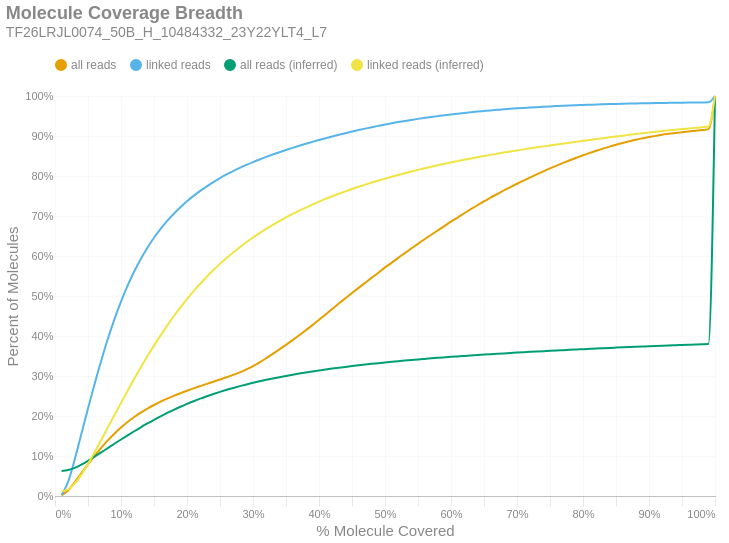

Notebook code for this chart:
### Markdown cell above
### Molecule Read Coverage
This chart shows molecule coverage breadth as computed by the number of bases aligned to that molecule. In other words, "*how much of each unique long molecule is actually sequenced/aligned?*" Keep in mind there is a distinction between sequences and alignments, since some sequences belonging to a particular molecule may not align well and wouldn't appear in the alignment data. This chart also shows molecule coverage breadth as computed by the *inferred fragment* from which the aligned sequences originate. Unlike read coverage, this calculation takes into account the total insert size, including unsequenced gaps between the forward and reverse reads. Like the previous figures, these are cumulative percents.

### Code cell
if SKIPLR:
    print_html(f"Skipped")
else:
    binned_df = consolidated_hist(valids['coverage_bp'], mask, 0.01, True)
    binned_df_inf = consolidated_hist(valids['coverage_inserts'], mask, 0.01, True)
    binned_df = binned_df.with_columns(pl.lit(binned_df_inf['all reads (cumsum)']).alias('all reads (inferred)'))
    binned_df = binned_df.with_columns(pl.lit(binned_df_inf['linked reads (cumsum)']).alias('linked reads (inferred)'))
    binned_df = binned_df.with_columns(
        (pl.col('bin').cast(pl.Float64) + 0.01).alias('right_edge')
    )

    with SafeRender(binned_df):
        (
            density_plot(binned_df, 'Molecule Coverage Breadth', samplename, 'molcov', ['all reads (inferred)','linked reads (inferred)'])
            .encode(
                #x=alt.X('bin:Q', title="% Molecule Covered").axis(format = '%').scale(padding=0),
                x=alt.X('right_edge:Q', title="% Molecule Covered").axis(format='%').scale(padding=0),
                y=alt.Y('value:Q', title='Percent of Molecules')
                    .axis(format='%')
                    .stack(False)
                    .scale(domainMin=0, padding=0),
                color=alt.Color("key:N").scale(domain = ["all reads", "linked reads", "all reads (inferred)", "linked reads (inferred)"]),
                tooltip = [
                    alt.Tooltip("key:N", title = "Data Type"),
                    alt.Tooltip("range_label:N", title="% Molecule Covered"),
                    alt.Tooltip("value:Q", format = ".2%", title="% Molecules")
                ]
            )
        ).display()

### Figure 1 — Vega-Lite specification as saved in the notebook (floating-point values rounded to 4 significant figures)
{"width": "container", "height": 400, "config": {"title": {"anchor": "start", "dy": -15, "fontSize": 18, "color": "#888888", "subtitleColor": "#888888", "subtitleFontSize": 14}, "arc": {"fill": "#0072B2"}, "axis": {"domainColor": "#888888", "domainWidth": 0.5, "gridWidth": 0.2, "grid": false, "titleFontWeight": 400, "titleFontSize": 15, "labelFontSize": 11, "labelColor": "#888888", "tickColor": "#888888", "tickWidth": 0.2, "titleColor": "#888888"}, "axisBand": {"grid": false}, "axisX": {"grid": true, "tickSize": 10, "domainCap": "round"}, "axisY": {"domain": false, "grid": true, "tickSize": 0, "domainCap": "round"}, "background": "transparent", "header": {"labelFontSize": 15, "labelColor": "#888888", "titleFontSize": 15, "titleFontWeight": 600, "titleColor": "#888888"}, "legend": {"labelFont": "sans-serif", "labelFontSize": 12, "labelColor": "#888888", "symbolSize": 100, "symbolType": "circle", "titleFontSize": 12, "titlePadding": 10, "titleColor": "#888888", "title": null, "orient": "top"}, "range": {"category": ["#E69F00", "#56B4E9", "#009E73", "#F0E442", "#0072B2", "#D55E00", "#CC79A7", "#000000"], "diverging": ["#cfe8f3", "#a2d4ec", "#73bfe2", "#46abdb", "#1696d2", "#12719e"]}, "area": {"fill": "#0072B2", "fillOpacity": 0.7, "line": true, "strokeOpacity": 0.7}, "line": {"color": "#0072B2", "stroke": "#0072B2", "strokeWidth": 2}, "trail": {"color": "#0072B2", "stroke": "#0072B2", "strokeWidth": 0, "size": 1}, "point": {"filled": true, "fillOpacity": 1.0, "size": 95}, "text": {"color": "#888888", "fontSize": 11, "align": "right", "fontWeight": 400, "size": 11}, "bar": {"fill": "#0072B2", "stroke": null}, "view": {"stroke": null, "continuousWidth": 660, "continuousHeight": 400}}, "data": {"name": "data-475d7930825e52e424bd67af0265ef80"}, "mark": {"type": "line", "interpolate": "monotone", "point": {"opacity": 0, "size": 275}}, "encoding": {"color": {"field": "key", "scale": {"domain": ["all reads", "linked reads", "all reads (inferred)", "linked reads (inferred)"]}, "type": "nominal"}, "tooltip": [{"field": "key", "title": "Data Type", "type": "nominal"}, {"field": "range_label", "title": "% Molecule Covered", "type": "nominal"}, {"field": "value", "format": ".2%", "title": "% Molecules", "type": "quantitative"}], "x": {"axis": {"format": "%"}, "field": "right_edge", "scale": {"padding": 0}, "title": "% Molecule Covered", "type": "quantitative"}, "y": {"axis": {"format": "%"}, "field": "value", "scale": {"domainMin": 0, "padding": 0}, "stack": false, "title": "Percent of Molecules", "type": "quantitative"}}, "params": [{"name": "param_c36ac31b6afebe62", "select": {"type": "point", "fields": ["key"]}, "bind": "legend"}], "title": {"text": "Molecule Coverage Breadth", "subtitle": "TF26LRJL0074_50B_H_10484332_23Y22YLT4_L7"}, "transform": [{"fold": ["all reads (cumsum)", "linked reads (cumsum)", "all reads (inferred)", "linked reads (inferred)"]}, {"calculate": "replace(datum.key, ' (cumsum)', '')", "as": "key"}, {"filter": {"param": "param_c36ac31b6afebe62"}}], "usermeta": {"embedOptions": {"downloadFileName": "TF26LRJL0074_50B_H_10484332_23Y22YLT4_L7.molcov"}}, "$schema": "https://vega.github.io/schema/vega-lite/v6.4.1.json", "datasets": {"data-475d7930825e52e424bd67af0265ef80": [{"bin": "0.0", "interval": "0.0-0.01", "all reads": 0.001405, "linked reads": 0.002548, "all reads (cumsum)": 0.001405, "linked reads (cumsum)": 0.002548, "range_label": "0.0-0.01", "all reads (inferred)": 0.06237, "linked reads (inferred)": 0.01199, "right_edge": 0.01}, {"bin": "0.01", "interval": "0.01-0.02", "all reads": 0.01293, "linked reads": 0.03334, "all reads (cumsum)": 0.01434, "linked reads (cumsum)": 0.03589, "range_label": "0.01-0.02", "all reads (inferred)": 0.06476, "linked reads (inferred)": 0.01687, "right_edge": 0.02}, {"bin": "0.02", "interval": "0.02-0.03", "all reads": 0.0205, "linked reads": 0.05647, "all reads (cumsum)": 0.03483, "linked reads (cumsum)": 0.09236, "range_label": "0.02-0.03", "all reads (inferred)": 0.07038, "linked reads (inferred)": 0.03134, "right_edge": 0.03}, {"bin": "0.03", "interval": "0.03-0.04", "all reads": 0.02227, "linked reads": 0.06335, "all reads (cumsum)": 0.0571, "linked reads (cumsum)": 0.1557, "range_label": "0.03-0.04", "all reads (inferred)": 0.07846, "linked reads (inferred)": 0.05346, "right_edge": 0.04}, {"bin": "0.04", "interval": "0.04-0.05", "all reads": 0.02197, "linked reads": 0.0632, "all reads (cumsum)": 0.07907, "linked reads (cumsum)": 0.2189, "range_label": "0.04-0.05", "all reads (inferred)": 0.088, "linked reads (inferred)": 0.0801, "right_edge": 0.05}, {"bin": "0.05", "interval": "0.05-0.06", "all reads": 0.02115, "linked reads": 0.06119, "all reads (cumsum)": 0.1002, "linked reads (cumsum)": 0.2801, "range_label": "0.05-0.06", "all reads (inferred)": 0.09835, "linked reads (inferred)": 0.1095, "right_edge": 0.06}, {"bin": "0.06", "interval": "0.06-0.07", "all reads": 0.02006, "linked reads": 0.05824, "all reads (cumsum)": 0.1203, "linked reads (cumsum)": 0.3383, "range_label": "0.06-0.07", "all reads (inferred)": 0.109, "linked reads (inferred)": 0.1398, "right_edge": 0.07}, {"bin": "0.07", "interval": "0.07-0.08", "all reads": 0.01863, "linked reads": 0.05413, "all reads (cumsum)": 0.1389, "linked reads (cumsum)": 0.3925, "range_label": "0.07-0.08", "all reads (inferred)": 0.1198, "linked reads (inferred)": 0.171, "right_edge": 0.08}, {"bin": "0.08", "interval": "0.08-0.09", "all reads": 0.01693, "linked reads": 0.04917, "all reads (cumsum)": 0.1558, "linked reads (cumsum)": 0.4416, "range_label": "0.08-0.09", "all reads (inferred)": 0.1306, "linked reads (inferred)": 0.2021, "right_edge": 0.09}, {"bin": "0.09", "interval": "0.09-0.1", "all reads": 0.01538, "linked reads": 0.04454, "all reads (cumsum)": 0.1712, "linked reads (cumsum)": 0.4862, "range_label": "0.09-0.1", "all reads (inferred)": 0.1412, "linked reads (inferred)": 0.2329, "right_edge": 0.1}, {"bin": "0.1", "interval": "0.1-0.11", "all reads": 0.01381, "linked reads": 0.03987, "all reads (cumsum)": 0.185, "linked reads (cumsum)": 0.526, "range_label": "0.1-0.11", "all reads (inferred)": 0.1517, "linked reads (inferred)": 0.2632, "right_edge": 0.11}, {"bin": "0.11", "interval": "0.11-0.12", "all reads": 0.01233, "linked reads": 0.03533, "all reads (cumsum)": 0.1974, "linked reads (cumsum)": 0.5614, "range_label": "0.11-0.12", "all reads (inferred)": 0.1619, "linked reads (inferred)": 0.2929, "right_edge": 0.12}, {"bin": "0.12", "interval": "0.12-0.13", "all reads": 0.01103, "linked reads": 0.03131, "all reads (cumsum)": 0.2084, "linked reads (cumsum)": 0.5927, "range_label": "0.12-0.13", "all reads (inferred)": 0.1718, "linked reads (inferred)": 0.3217, "right_edge": 0.13}, {"bin": "0.13", "interval": "0.13-0.14", "all reads": 0.01003, "linked reads": 0.02806, "all reads (cumsum)": 0.2184, "linked reads (cumsum)": 0.6207, "range_label": "0.13-0.14", "all reads (inferred)": 0.1813, "linked reads (inferred)": 0.3493, "right_edge": 0.14}, {"bin": "0.14", "interval": "0.14-0.15", "all reads": 0.009076, "linked reads": 0.02492, "all reads (cumsum)": 0.2275, "linked reads (cumsum)": 0.6457, "range_label": "0.14-0.15", "all reads (inferred)": 0.1904, "linked reads (inferred)": 0.3759, "right_edge": 0.15}, {"bin": "0.15", "interval": "0.15-0.16", "all reads": 0.008263, "linked reads": 0.02227, "all reads (cumsum)": 0.2358, "linked reads (cumsum)": 0.6679, "range_label": "0.15-0.16", "all reads (inferred)": 0.1992, "linked reads (inferred)": 0.4016, "right_edge": 0.16}, {"bin": "0.16", "interval": "0.16-0.17", "all reads": 0.007539, "linked reads": 0.01984, "all reads (cumsum)": 0.2433, "linked reads (cumsum)": 0.6878, "range_label": "0.16-0.17", "all reads (inferred)": 0.2076, "linked reads (inferred)": 0.4261, "right_edge": 0.17}, {"bin": "0.17", "interval": "0.17-0.18", "all reads": 0.007013, "linked reads": 0.0179, "all reads (cumsum)": 0.2503, "linked reads (cumsum)": 0.7057, "range_label": "0.17-0.18", "all reads (inferred)": 0.2155, "linked reads (inferred)": 0.4493, "right_edge": 0.18}, {"bin": "0.18", "interval": "0.18-0.19", "all reads": 0.006604, "linked reads": 0.01627, "all reads (cumsum)": 0.2569, "linked reads (cumsum)": 0.7219, "range_label": "0.18-0.19", "all reads (inferred)": 0.2231, "linked reads (inferred)": 0.4714, "right_edge": 0.19}, {"bin": "0.19", "interval": "0.19-0.2", "all reads": 0.006215, "linked reads": 0.01484, "all reads (cumsum)": 0.2631, "linked reads (cumsum)": 0.7368, "range_label": "0.19-0.2", "all reads (inferred)": 0.2302, "linked reads (inferred)": 0.4923, "right_edge": 0.2}, {"bin": "0.2", "interval": "0.2-0.21", "all reads": 0.005867, "linked reads": 0.01349, "all reads (cumsum)": 0.269, "linked reads (cumsum)": 0.7503, "range_label": "0.2-0.21", "all reads (inferred)": 0.237, "linked reads (inferred)": 0.512, "right_edge": 0.21}, {"bin": "0.21", "interval": "0.21-0.22", "all reads": 0.005646, "linked reads": 0.01243, "all reads (cumsum)": 0.2746, "linked reads (cumsum)": 0.7627, "range_label": "0.21-0.22", "all reads (inferred)": 0.2434, "linked reads (inferred)": 0.5307, "right_edge": 0.22}, {"bin": "0.22", "interval": "0.22-0.23", "all reads": 0.005547, "linked reads": 0.01143, "all reads (cumsum)": 0.2802, "linked reads (cumsum)": 0.7741, "range_label": "0.22-0.23", "all reads (inferred)": 0.2494, "linked reads (inferred)": 0.5483, "right_edge": 0.23}, {"bin": "0.23", "interval": "0.23-0.24", "all reads": 0.005524, "linked reads": 0.01068, "all reads (cumsum)": 0.2857, "linked reads (cumsum)": 0.7848, "range_label": "0.23-0.24", "all reads (inferred)": 0.2551, "linked reads (inferred)": 0.5648, "right_edge": 0.24}, {"bin": "0.24", "interval": "0.24-0.25", "all reads": 0.005544, "linked reads": 0.009894, "all reads (cumsum)": 0.2913, "linked reads (cumsum)": 0.7947, "range_label": "0.24-0.25", "all reads (inferred)": 0.2604, "linked reads (inferred)": 0.5803, "right_edge": 0.25}, {"bin": "0.25", "interval": "0.25-0.26", "all reads": 0.005528, "linked reads": 0.00914, "all reads (cumsum)": 0.2968, "linked reads (cumsum)": 0.8039, "range_label": "0.25-0.26", "all reads (inferred)": 0.2654, "linked reads (inferred)": 0.5951, "right_edge": 0.26}, {"bin": "0.26", "interval": "0.26-0.27", "all reads": 0.005884, "linked reads": 0.008453, "all reads (cumsum)": 0.3027, "linked reads (cumsum)": 0.8123, "range_label": "0.26-0.27", "all reads (inferred)": 0.2702, "linked reads (inferred)": 0.6089, "right_edge": 0.27}, {"bin": "0.27", "interval": "0.27-0.28", "all reads": 0.006537, "linked reads": 0.007903, "all reads (cumsum)": 0.3092, "linked reads (cumsum)": 0.8202, "range_label": "0.27-0.28", "all reads (inferred)": 0.2747, "linked reads (inferred)": 0.6219, "right_edge": 0.28}, {"bin": "0.28", "interval": "0.28-0.29", "all reads": 0.00731, "linked reads": 0.007408, "all reads (cumsum)": 0.3165, "linked reads (cumsum)": 0.8276, "range_label": "0.28-0.29", "all reads (inferred)": 0.2789, "linked reads (inferred)": 0.6344, "right_edge": 0.29}, {"bin": "0.29", "interval": "0.29-0.3", "all reads": 0.008268, "linked reads": 0.007057, "all reads (cumsum)": 0.3248, "linked reads (cumsum)": 0.8347, "range_label": "0.29-0.3", "all reads (inferred)": 0.283, "linked reads (inferred)": 0.6461, "right_edge": 0.3}, {"bin": "0.3", "interval": "0.3-0.31", "all reads": 0.009296, "linked reads": 0.006689, "all reads (cumsum)": 0.3341, "linked reads (cumsum)": 0.8414, "range_label": "0.3-0.31", "all reads (inferred)": 0.2868, "linked reads (inferred)": 0.6574, "right_edge": 0.31}, {"bin": "0.31", "interval": "0.31-0.32", "all reads": 0.01024, "linked reads": 0.006336, "all reads (cumsum)": 0.3443, "linked reads (cumsum)": 0.8477, "range_label": "0.31-0.32", "all reads (inferred)": 0.2904, "linked reads (inferred)": 0.6678, "right_edge": 0.32}, {"bin": "0.32", "interval": "0.32-0.33", "all reads": 0.0109, "linked reads": 0.006003, "all reads (cumsum)": 0.3552, "linked reads (cumsum)": 0.8537, "range_label": "0.32-0.33", "all reads (inferred)": 0.2939, "linked reads (inferred)": 0.6778, "right_edge": 0.33}, {"bin": "0.33", "interval": "0.33-0.34", "all reads": 0.01115, "linked reads": 0.005778, "all reads (cumsum)": 0.3664, "linked reads (cumsum)": 0.8595, "range_label": "0.33-0.34", "all reads (inferred)": 0.2971, "linked reads (inferred)": 0.6873, "right_edge": 0.34}, {"bin": "0.34", "interval": "0.34-0.35", "all reads": 0.01147, "linked reads": 0.00555, "all reads (cumsum)": 0.3779, "linked reads (cumsum)": 0.865, "range_label": "0.34-0.35", "all reads (inferred)": 0.3003, "linked reads (inferred)": 0.6964, "right_edge": 0.35}, {"bin": "0.35", "interval": "0.35-0.36", "all reads": 0.0119, "linked reads": 0.005354, "all reads (cumsum)": 0.3898, "linked reads (cumsum)": 0.8704, "range_label": "0.35-0.36", "all reads (inferred)": 0.3033, "linked reads (inferred)": 0.7051, "right_edge": 0.36}, {"bin": "0.36", "interval": "0.36-0.37", "all reads": 0.01216, "linked reads": 0.005152, "all reads (cumsum)": 0.4019, "linked reads (cumsum)": 0.8755, "range_label": "0.36-0.37", "all reads (inferred)": 0.3061, "linked reads (inferred)": 0.7133, "right_edge": 0.37}, {"bin": "0.37", "interval": "0.37-0.38", "all reads": 0.01256, "linked reads": 0.004989, "all reads (cumsum)": 0.4145, "linked reads (cumsum)": 0.8805, "range_label": "0.37-0.38", "all reads (inferred)": 0.3088, "linked reads (inferred)": 0.7212, "right_edge": 0.38}, {"bin": "0.38", "interval": "0.38-0.39", "all reads": 0.01277, "linked reads": 0.004819, "all reads (cumsum)": 0.4273, "linked reads (cumsum)": 0.8853, "range_label": "0.38-0.39", "all reads (inferred)": 0.3113, "linked reads (inferred)": 0.7286, "right_edge": 0.39}, {"bin": "0.39", "interval": "0.39-0.4", "all reads": 0.01323, "linked reads": 0.00474, "all reads (cumsum)": 0.4405, "linked reads (cumsum)": 0.8901, "range_label": "0.39-0.4", "all reads (inferred)": 0.3138, "linked reads (inferred)": 0.7358, "right_edge": 0.4}, {"bin": "0.4", "interval": "0.4-0.41", "all reads": 0.01338, "linked reads": 0.004394, "all reads (cumsum)": 0.4539, "linked reads (cumsum)": 0.8945, "range_label": "0.4-0.41", "all reads (inferred)": 0.3162, "linked reads (inferred)": 0.7428, "right_edge": 0.41}, {"bin": "0.41", "interval": "0.41-0.42", "all reads": 0.01369, "linked reads": 0.004366, "all reads (cumsum)": 0.4676, "linked reads (cumsum)": 0.8988, "range_label": "0.41-0.42", "all reads (inferred)": 0.3185, "linked reads (inferred)": 0.7493, "right_edge": 0.42}, {"bin": "0.42", "interval": "0.42-0.43", "all reads": 0.01358, "linked reads": 0.00418, "all reads (cumsum)": 0.4811, "linked reads (cumsum)": 0.903, "range_label": "0.42-0.43", "all reads (inferred)": 0.3207, "linked reads (inferred)": 0.7556, "right_edge": 0.43}, {"bin": "0.43", "interval": "0.43-0.44", "all reads": 0.01321, "linked reads": 0.004064, "all reads (cumsum)": 0.4943, "linked reads (cumsum)": 0.9071, "range_label": "0.43-0.44", "all reads (inferred)": 0.3228, "linked reads (inferred)": 0.7617, "right_edge": 0.44}, {"bin": "0.44", "interval": "0.44-0.45", "all reads": 0.01314, "linked reads": 0.003944, "all reads (cumsum)": 0.5075, "linked reads (cumsum)": 0.911, "range_label": "0.44-0.45", "all reads (inferred)": 0.3248, "linked reads (inferred)": 0.7675, "right_edge": 0.45}, {"bin": "0.45", "interval": "0.45-0.46", "all reads": 0.01291, "linked reads": 0.003838, "all reads (cumsum)": 0.5204, "linked reads (cumsum)": 0.9149, "range_label": "0.45-0.46", "all reads (inferred)": 0.3267, "linked reads (inferred)": 0.7731, "right_edge": 0.46}, {"bin": "0.46", "interval": "0.46-0.47", "all reads": 0.01264, "linked reads": 0.003606, "all reads (cumsum)": 0.533, "linked reads (cumsum)": 0.9185, "range_label": "0.46-0.47", "all reads (inferred)": 0.3286, "linked reads (inferred)": 0.7784, "right_edge": 0.47}, {"bin": "0.47", "interval": "0.47-0.48", "all reads": 0.0128, "linked reads": 0.003531, "all reads (cumsum)": 0.5458, "linked reads (cumsum)": 0.922, "range_label": "0.47-0.48", "all reads (inferred)": 0.3304, "linked reads (inferred)": 0.7836, "right_edge": 0.48}, {"bin": "0.48", "interval": "0.48-0.49", "all reads": 0.01221, "linked reads": 0.003419, "all reads (cumsum)": 0.558, "linked reads (cumsum)": 0.9254, "range_label": "0.48-0.49", "all reads (inferred)": 0.3321, "linked reads (inferred)": 0.7886, "right_edge": 0.49}, {"bin": "0.49", "interval": "0.49-0.5", "all reads": 0.01347, "linked reads": 0.003369, "all reads (cumsum)": 0.5715, "linked reads (cumsum)": 0.9288, "range_label": "0.49-0.5", "all reads (inferred)": 0.3338, "linked reads (inferred)": 0.7934, "right_edge": 0.5}, {"bin": "0.5", "interval": "0.5-0.51", "all reads": 0.01134, "linked reads": 0.002973, "all reads (cumsum)": 0.5828, "linked reads (cumsum)": 0.9318, "range_label": "0.5-0.51", "all reads (inferred)": 0.3354, "linked reads (inferred)": 0.7981, "right_edge": 0.51}, {"bin": "0.51", "interval": "0.51-0.52", "all reads": 0.01249, "linked reads": 0.002999, "all reads (cumsum)": 0.5953, "linked reads (cumsum)": 0.9348, "range_label": "0.51-0.52", "all reads (inferred)": 0.337, "linked reads (inferred)": 0.8026, "right_edge": 0.52}, {"bin": "0.52", "interval": "0.52-0.53", "all reads": 0.01184, "linked reads": 0.00275, "all reads (cumsum)": 0.6072, "linked reads (cumsum)": 0.9375, "range_label": "0.52-0.53", "all reads (inferred)": 0.3385, "linked reads (inferred)": 0.807, "right_edge": 0.53}, {"bin": "0.53", "interval": "0.53-0.54", "all reads": 0.01186, "linked reads": 0.002687, "all reads (cumsum)": 0.619, "linked reads (cumsum)": 0.9402, "range_label": "0.53-0.54", "all reads (inferred)": 0.34, "linked reads (inferred)": 0.8112, "right_edge": 0.54}, {"bin": "0.54", "interval": "0.54-0.55", "all reads": 0.01143, "linked reads": 0.002586, "all reads (cumsum)": 0.6305, "linked reads (cumsum)": 0.9428, "range_label": "0.54-0.55", "all reads (inferred)": 0.3414, "linked reads (inferred)": 0.8153, "right_edge": 0.55}, {"bin": "0.55", "interval": "0.55-0.56", "all reads": 0.01149, "linked reads": 0.00243, "all reads (cumsum)": 0.642, "linked reads (cumsum)": 0.9452, "range_label": "0.55-0.56", "all reads (inferred)": 0.3427, "linked reads (inferred)": 0.8192, "right_edge": 0.56}, {"bin": "0.56", "interval": "0.56-0.57", "all reads": 0.01118, "linked reads": 0.002363, "all reads (cumsum)": 0.6531, "linked reads (cumsum)": 0.9476, "range_label": "0.56-0.57", "all reads (inferred)": 0.3441, "linked reads (inferred)": 0.8231, "right_edge": 0.57}, {"bin": "0.57", "interval": "0.57-0.58", "all reads": 0.01082, "linked reads": 0.002196, "all reads (cumsum)": 0.664, "linked reads (cumsum)": 0.9498, "range_label": "0.57-0.58", "all reads (inferred)": 0.3454, "linked reads (inferred)": 0.8268, "right_edge": 0.58}, {"bin": "0.58", "interval": "0.58-0.59", "all reads": 0.01086, "linked reads": 0.00212, "all reads (cumsum)": 0.6748, "linked reads (cumsum)": 0.9519, "range_label": "0.58-0.59", "all reads (inferred)": 0.3466, "linked reads (inferred)": 0.8303, "right_edge": 0.59}, {"bin": "0.59", "interval": "0.59-0.6", "all reads": 0.01094, "linked reads": 0.002037, "all reads (cumsum)": 0.6858, "linked reads (cumsum)": 0.9539, "range_label": "0.59-0.6", "all reads (inferred)": 0.3478, "linked reads (inferred)": 0.8338, "right_edge": 0.6}, {"bin": "0.6", "interval": "0.6-0.61", "all reads": 0.0104, "linked reads": 0.001885, "all reads (cumsum)": 0.6962, "linked reads (cumsum)": 0.9558, "range_label": "0.6-0.61", "all reads (inferred)": 0.349, "linked reads (inferred)": 0.8372, "right_edge": 0.61}, {"bin": "0.61", "interval": "0.61-0.62", "all reads": 0.01069, "linked reads": 0.001819, "all reads (cumsum)": 0.7068, "linked reads (cumsum)": 0.9576, "range_label": "0.61-0.62", "all reads (inferred)": 0.3502, "linked reads (inferred)": 0.8405, "right_edge": 0.62}, {"bin": "0.62", "interval": "0.62-0.63", "all reads": 0.01012, "linked reads": 0.00174, "all reads (cumsum)": 0.717, "linked reads (cumsum)": 0.9594, "range_label": "0.62-0.63", "all reads (inferred)": 0.3513, "linked reads (inferred)": 0.8437, "right_edge": 0.63}, {"bin": "0.63", "interval": "0.63-0.64", "all reads": 0.009905, "linked reads": 0.001608, "all reads (cumsum)": 0.7269, "linked reads (cumsum)": 0.961, "range_label": "0.63-0.64", "all reads (inferred)": 0.3524, "linked reads (inferred)": 0.8468, "right_edge": 0.64}, {"bin": "0.64", "interval": "0.64-0.65", "all reads": 0.009536, "linked reads": 0.001515, "all reads (cumsum)": 0.7364, "linked reads (cumsum)": 0.9625, "range_label": "0.64-0.65", "all reads (inferred)": 0.3535, "linked reads (inferred)": 0.8498, "right_edge": 0.65}, {"bin": "0.65", "interval": "0.65-0.66", "all reads": 0.009614, "linked reads": 0.001505, "all reads (cumsum)": 0.746, "linked reads (cumsum)": 0.964, "range_label": "0.65-0.66", "all reads (inferred)": 0.3545, "linked reads (inferred)": 0.8528, "right_edge": 0.66}, {"bin": "0.66", "interval": "0.66-0.67", "all reads": 0.008869, "linked reads": 0.00134, "all reads (cumsum)": 0.7549, "linked reads (cumsum)": 0.9653, "range_label": "0.66-0.67", "all reads (inferred)": 0.3555, "linked reads (inferred)": 0.8557, "right_edge": 0.67}, {"bin": "0.67", "interval": "0.67-0.68", "all reads": 0.008888, "linked reads": 0.00135, "all reads (cumsum)": 0.7638, "linked reads (cumsum)": 0.9667, "range_label": "0.67-0.68", "all reads (inferred)": 0.3565, "linked reads (inferred)": 0.8585, "right_edge": 0.68}, {"bin": "0.68", "interval": "0.68-0.69", "all reads": 0.008486, "linked reads": 0.001222, "all reads (cumsum)": 0.7723, "linked reads (cumsum)": 0.9679, "range_label": "0.68-0.69", "all reads (inferred)": 0.3575, "linked reads (inferred)": 0.8612, "right_edge": 0.69}, {"bin": "0.69", "interval": "0.69-0.7", "all reads": 0.008382, "linked reads": 0.001162, "all reads (cumsum)": 0.7806, "linked reads (cumsum)": 0.9691, "range_label": "0.69-0.7", "all reads (inferred)": 0.3585, "linked reads (inferred)": 0.8639, "right_edge": 0.7}, {"bin": "0.7", "interval": "0.7-0.71", "all reads": 0.007941, "linked reads": 0.001077, "all reads (cumsum)": 0.7886, "linked reads (cumsum)": 0.9702, "range_label": "0.7-0.71", "all reads (inferred)": 0.3594, "linked reads (inferred)": 0.8666, "right_edge": 0.71}, {"bin": "0.71", "interval": "0.71-0.72", "all reads": 0.007804, "linked reads": 0.001027, "all reads (cumsum)": 0.7964, "linked reads (cumsum)": 0.9712, "range_label": "0.71-0.72", "all reads (inferred)": 0.3603, "linked reads (inferred)": 0.8692, "right_edge": 0.72}, {"bin": "0.72", "interval": "0.72-0.73", "all reads": 0.007825, "linked reads": 0.0009756, "all reads (cumsum)": 0.8042, "linked reads (cumsum)": 0.9722, "range_label": "0.72-0.73", "all reads (inferred)": 0.3612, "linked reads (inferred)": 0.8716, "right_edge": 0.73}, {"bin": "0.73", "interval": "0.73-0.74", "all reads": 0.007348, "linked reads": 0.0009311, "all reads (cumsum)": 0.8116, "linked reads (cumsum)": 0.9731, "range_label": "0.73-0.74", "all reads (inferred)": 0.3621, "linked reads (inferred)": 0.8741, "right_edge": 0.74}, {"bin": "0.74", "interval": "0.74-0.75", "all reads": 0.007534, "linked reads": 0.0008706, "all reads (cumsum)": 0.8191, "linked reads (cumsum)": 0.974, "range_label": "0.74-0.75", "all reads (inferred)": 0.363, "linked reads (inferred)": 0.8765, "right_edge": 0.75}, {"bin": "0.75", "interval": "0.75-0.76", "all reads": 0.006794, "linked reads": 0.0008133, "all reads (cumsum)": 0.8259, "linked reads (cumsum)": 0.9748, "range_label": "0.75-0.76", "all reads (inferred)": 0.3638, "linked reads (inferred)": 0.8788, "right_edge": 0.76}, {"bin": "0.76", "interval": "0.76-0.77", "all reads": 0.006849, "linked reads": 0.0007872, "all reads (cumsum)": 0.8327, "linked reads (cumsum)": 0.9756, "range_label": "0.76-0.77", "all reads (inferred)": 0.3646, "linked reads (inferred)": 0.8811, "right_edge": 0.77}, {"bin": "0.77", "interval": "0.77-0.78", "all reads": 0.006563, "linked reads": 0.0007203, "all reads (cumsum)": 0.8393, "linked reads (cumsum)": 0.9763, "range_label": "0.77-0.78", "all reads (inferred)": 0.3655, "linked reads (inferred)": 0.8834, "right_edge": 0.78}, {"bin": "0.78", "interval": "0.78-0.79", "all reads": 0.006294, "linked reads": 0.0006662, "all reads (cumsum)": 0.8456, "linked reads (cumsum)": 0.9769, "range_label": "0.78-0.79", "all reads (inferred)": 0.3663, "linked reads (inferred)": 0.8856, "right_edge": 0.79}, {"bin": "0.79", "interval": "0.79-0.8", "all reads": 0.006358, "linked reads": 0.0006676, "all reads (cumsum)": 0.852, "linked reads (cumsum)": 0.9776, "range_label": "0.79-0.8", "all reads (inferred)": 0.3671, "linked reads (inferred)": 0.8878, "right_edge": 0.8}, {"bin": "0.8", "interval": "0.8-0.81", "all reads": 0.005592, "linked reads": 0.0005518, "all reads (cumsum)": 0.8575, "linked reads (cumsum)": 0.9782, "range_label": "0.8-0.81", "all reads (inferred)": 0.3679, "linked reads (inferred)": 0.89, "right_edge": 0.81}, {"bin": "0.81", "interval": "0.81-0.82", "all reads": 0.005484, "linked reads": 0.0005638, "all reads (cumsum)": 0.863, "linked reads (cumsum)": 0.9787, "range_label": "0.81-0.82", "all reads (inferred)": 0.3687, "linked reads (inferred)": 0.8923, "right_edge": 0.82}, {"bin": "0.82", "interval": "0.82-0.83", "all reads": 0.005379, "linked reads": 0.0005267, "all reads (cumsum)": 0.8684, "linked reads (cumsum)": 0.9793, "range_label": "0.82-0.83", "all reads (inferred)": 0.3694, "linked reads (inferred)": 0.8944, "right_edge": 0.83}, {"bin": "0.83", "interval": "0.83-0.84", "all reads": 0.005078, "linked reads": 0.0004928, "all reads (cumsum)": 0.8735, "linked reads (cumsum)": 0.9798, "range_label": "0.83-0.84", "all reads (inferred)": 0.3702, "linked reads (inferred)": 0.8966, "right_edge": 0.84}, {"bin": "0.84", "interval": "0.84-0.85", "all reads": 0.00471, "linked reads": 0.0004773, "all reads (cumsum)": 0.8782, "linked reads (cumsum)": 0.9802, "range_label": "0.84-0.85", "all reads (inferred)": 0.371, "linked reads (inferred)": 0.8987, "right_edge": 0.85}, {"bin": "0.85", "interval": "0.85-0.86", "all reads": 0.004474, "linked reads": 0.0004351, "all reads (cumsum)": 0.8827, "linked reads (cumsum)": 0.9807, "range_label": "0.85-0.86", "all reads (inferred)": 0.3717, "linked reads (inferred)": 0.9008, "right_edge": 0.86}, {"bin": "0.86", "interval": "0.86-0.87", "all reads": 0.004118, "linked reads": 0.0003749, "all reads (cumsum)": 0.8868, "linked reads (cumsum)": 0.981, "range_label": "0.86-0.87", "all reads (inferred)": 0.3724, "linked reads (inferred)": 0.9028, "right_edge": 0.87}, {"bin": "0.87", "interval": "0.87-0.88", "all reads": 0.003928, "linked reads": 0.0003559, "all reads (cumsum)": 0.8907, "linked reads (cumsum)": 0.9814, "range_label": "0.87-0.88", "all reads (inferred)": 0.3731, "linked reads (inferred)": 0.9049, "right_edge": 0.88}, {"bin": "0.88", "interval": "0.88-0.89", "all reads": 0.003496, "linked reads": 0.0003255, "all reads (cumsum)": 0.8942, "linked reads (cumsum)": 0.9817, "range_label": "0.88-0.89", "all reads (inferred)": 0.3738, "linked reads (inferred)": 0.9069, "right_edge": 0.89}, {"bin": "0.89", "interval": "0.89-0.9", "all reads": 0.00329, "linked reads": 0.0003071, "all reads (cumsum)": 0.8975, "linked reads (cumsum)": 0.982, "range_label": "0.89-0.9", "all reads (inferred)": 0.3745, "linked reads (inferred)": 0.9088, "right_edge": 0.9}, {"bin": "0.9", "interval": "0.9-0.91", "all reads": 0.002786, "linked reads": 0.000286, "all reads (cumsum)": 0.9003, "linked reads (cumsum)": 0.9823, "range_label": "0.9-0.91", "all reads (inferred)": 0.3752, "linked reads (inferred)": 0.9106, "right_edge": 0.91}, {"bin": "0.91", "interval": "0.91-0.92", "all reads": 0.002859, "linked reads": 0.0002886, "all reads (cumsum)": 0.9032, "linked reads (cumsum)": 0.9826, "range_label": "0.91-0.92", "all reads (inferred)": 0.3758, "linked reads (inferred)": 0.9124, "right_edge": 0.92}, {"bin": "0.92", "interval": "0.92-0.93", "all reads": 0.002237, "linked reads": 0.0002565, "all reads (cumsum)": 0.9054, "linked reads (cumsum)": 0.9829, "range_label": "0.92-0.93", "all reads (inferred)": 0.3764, "linked reads (inferred)": 0.9141, "right_edge": 0.93}, {"bin": "0.93", "interval": "0.93-0.94", "all reads": 0.002164, "linked reads": 0.0002515, "all reads (cumsum)": 0.9076, "linked reads (cumsum)": 0.9831, "range_label": "0.93-0.94", "all reads (inferred)": 0.3769, "linked reads (inferred)": 0.9157, "right_edge": 0.94}, {"bin": "0.94", "interval": "0.94-0.95", "all reads": 0.002086, "linked reads": 0.0002418, "all reads (cumsum)": 0.9096, "linked reads (cumsum)": 0.9834, "range_label": "0.94-0.95", "all reads (inferred)": 0.3775, "linked reads (inferred)": 0.9173, "right_edge": 0.95}, {"bin": "0.95", "interval": "0.95-0.96", "all reads": 0.001604, "linked reads": 0.0002214, "all reads (cumsum)": 0.9112, "linked reads (cumsum)": 0.9836, "range_label": "0.95-0.96", "all reads (inferred)": 0.3781, "linked reads (inferred)": 0.9188, "right_edge": 0.96}, {"bin": "0.96", "interval": "0.96-0.97", "all reads": 0.001794, "linked reads": 0.0001945, "all reads (cumsum)": 0.913, "linked reads (cumsum)": 0.9838, "range_label": "0.96-0.97", "all reads (inferred)": 0.3786, "linked reads (inferred)": 0.9204, "right_edge": 0.97}, {"bin": "0.97", "interval": "0.97-0.98", "all reads": 0.001744, "linked reads": 0.0001813, "all reads (cumsum)": 0.9148, "linked reads (cumsum)": 0.9839, "range_label": "0.97-0.98", "all reads (inferred)": 0.3792, "linked reads (inferred)": 0.9219, "right_edge": 0.98}, {"bin": "0.98", "interval": "0.98-0.99", "all reads": 0.002346, "linked reads": 0.0001804, "all reads (cumsum)": 0.9171, "linked reads (cumsum)": 0.9841, "range_label": "0.98-0.99", "all reads (inferred)": 0.3798, "linked reads (inferred)": 0.9236, "right_edge": 0.99}, {"bin": "0.99", "interval": "0.99-1.0", "all reads": 0.08287, "linked reads": 0.01587, "all reads (cumsum)": 1.0, "linked reads (cumsum)": 1.0, "range_label": "0.99-1.0", "all reads (inferred)": 1.0, "linked reads (inferred)": 1.0, "right_edge": 1.0}]}}
